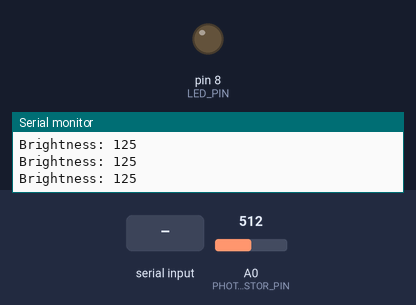
A sketch run on a simulated Arduino Uno, built with avr-gcc and run on an emulated ATmega328P. Shown: output pins drawn as LEDs (lit = HIGH), the last lines printed to the serial monitor. Dashed ring = blinking. Inputs (shaded band) come from the test bench; at power-on: A0 (PHOTORESISTOR_PIN) = 512.

Above: at 1.2 s.
1.3 s: A0 (PHOTORESISTOR_PIN) set to 889
2.8 s: A0 (PHOTORESISTOR_PIN) set to 914
At 3.08 s:
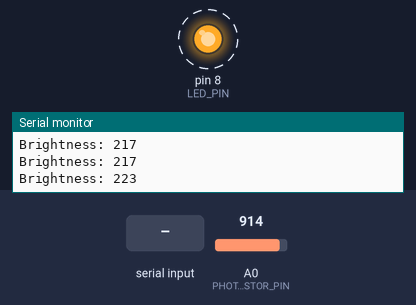
5.8 s: "stop\n" received over Serial
At 6.8 s:
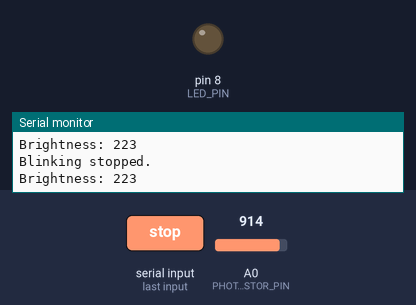
Timing chart, 0 to 8.8 s (numbered marks = the images above; inputs shaded):
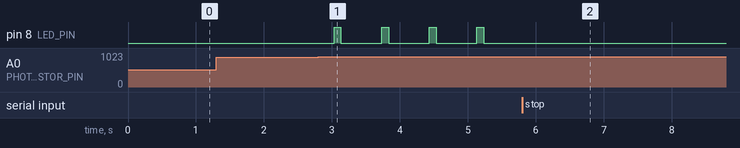

Measured:
- the behaviour switches between 900 and 901 on A0 (PHOTORESISTOR_PIN) (found by bisection; images 0 and 1)
- after the input at 2.8 s, pin 8 (LED_PIN): alternates HIGH for 0.10 s and LOW for 0.60 s, starting after 0.23 s
- after the input at 5.8 s, pin 8 (LED_PIN): stops changing and stays LOW

The sketch:

arduino_serial_connection.ino
```cpp
#define PHOTORESISTOR_PIN A0
#define LED_PIN 8

const int BRIGHTNESS_THRESHOLD = 220;  // Threshold for light level
bool isBlinking = false;               // Tracks whether LED should blink or not
bool stopCommand = false;              // To stop blinking when "stop" is typed

void setup() {
  Serial.begin(9600);
  pinMode(LED_PIN, OUTPUT);
  Serial.println("Arduino Serial Connection Initialized");
  Serial.println("Type 'stop' to stop the LED blinking.");
}

void loop() {
  int brightness = analogRead(PHOTORESISTOR_PIN);
  brightness = map(brightness, 0, 1023, 0, 250); // Normalize LDR value

  Serial.print("Brightness: ");
  Serial.println(brightness);

  // Check brightness threshold
  if (brightness >= BRIGHTNESS_THRESHOLD && !stopCommand) {
    isBlinking = true; // Start blinking once threshold is met
  }

  // Handle Serial input
  if (Serial.available() > 0) {
    String command = Serial.readStringUntil('\n');
    command.trim(); // Remove spaces/newlines

    if (command.equalsIgnoreCase("stop")) {
      stopCommand = true;
      isBlinking = false;
      digitalWrite(LED_PIN, LOW);
      Serial.println("Blinking stopped.");
    }
  }

  // LED blinking behavior
  if (isBlinking && !stopCommand) {
    digitalWrite(LED_PIN, HIGH);
    delay(100);
    digitalWrite(LED_PIN, LOW);
    delay(100);
  } else {
    digitalWrite(LED_PIN, LOW);
  }

  delay(500); // Sensor reading delay
}
```
